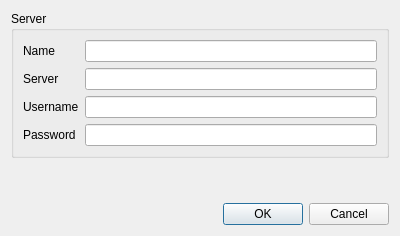
<?xml version="1.0" encoding="UTF-8"?>
<ui version="4.0">
 <class>GUIAddWFS</class>
 <widget class="QDialog" name="GUIAddWFS">
  <property name="geometry">
   <rect>
    <x>0</x>
    <y>0</y>
    <width>400</width>
    <height>236</height>
   </rect>
  </property>
  <property name="windowTitle">
   <string>Dialog</string>
  </property>
  <layout class="QVBoxLayout" name="verticalLayout">
   <item>
    <widget class="QGroupBox" name="groupBox">
     <property name="title">
      <string>Server</string>
     </property>
     <layout class="QGridLayout" name="gridLayout">
      <item row="3" column="1">
       <widget class="QLabel" name="label_3">
        <property name="text">
         <string>Password</string>
        </property>
       </widget>
      </item>
      <item row="1" column="2">
       <widget class="QLineEdit" name="lineEdit_server"/>
      </item>
      <item row="2" column="2">
       <widget class="QLineEdit" name="lineEdit_username"/>
      </item>
      <item row="3" column="2">
       <widget class="QLineEdit" name="lineEdit_password">
        <property name="echoMode">
         <enum>QLineEdit::Password</enum>
        </property>
       </widget>
      </item>
      <item row="1" column="1">
       <widget class="QLabel" name="label">
        <property name="text">
         <string>Server</string>
        </property>
       </widget>
      </item>
      <item row="2" column="1">
       <widget class="QLabel" name="label_2">
        <property name="text">
         <string>Username</string>
        </property>
       </widget>
      </item>
      <item row="0" column="1">
       <widget class="QLabel" name="label_4">
        <property name="text">
         <string>Name</string>
        </property>
       </widget>
      </item>
      <item row="0" column="2">
       <widget class="QLineEdit" name="lineEdit_name"/>
      </item>
     </layout>
    </widget>
   </item>
   <item>
    <spacer name="verticalSpacer">
     <property name="orientation">
      <enum>Qt::Vertical</enum>
     </property>
     <property name="sizeHint" stdset="0">
      <size>
       <width>20</width>
       <height>40</height>
      </size>
     </property>
    </spacer>
   </item>
   <item>
    <widget class="QDialogButtonBox" name="buttonBox">
     <property name="orientation">
      <enum>Qt::Horizontal</enum>
     </property>
     <property name="standardButtons">
      <set>QDialogButtonBox::Cancel|QDialogButtonBox::Ok</set>
     </property>
    </widget>
   </item>
  </layout>
 </widget>
 <resources/>
 <connections>
  <connection>
   <sender>buttonBox</sender>
   <signal>accepted()</signal>
   <receiver>GUIAddWFS</receiver>
   <slot>accept()</slot>
   <hints>
    <hint type="sourcelabel">
     <x>248</x>
     <y>254</y>
    </hint>
    <hint type="destinationlabel">
     <x>157</x>
     <y>274</y>
    </hint>
   </hints>
  </connection>
  <connection>
   <sender>buttonBox</sender>
   <signal>rejected()</signal>
   <receiver>GUIAddWFS</receiver>
   <slot>reject()</slot>
   <hints>
    <hint type="sourcelabel">
     <x>316</x>
     <y>260</y>
    </hint>
    <hint type="destinationlabel">
     <x>286</x>
     <y>274</y>
    </hint>
   </hints>
  </connection>
 </connections>
</ui>
